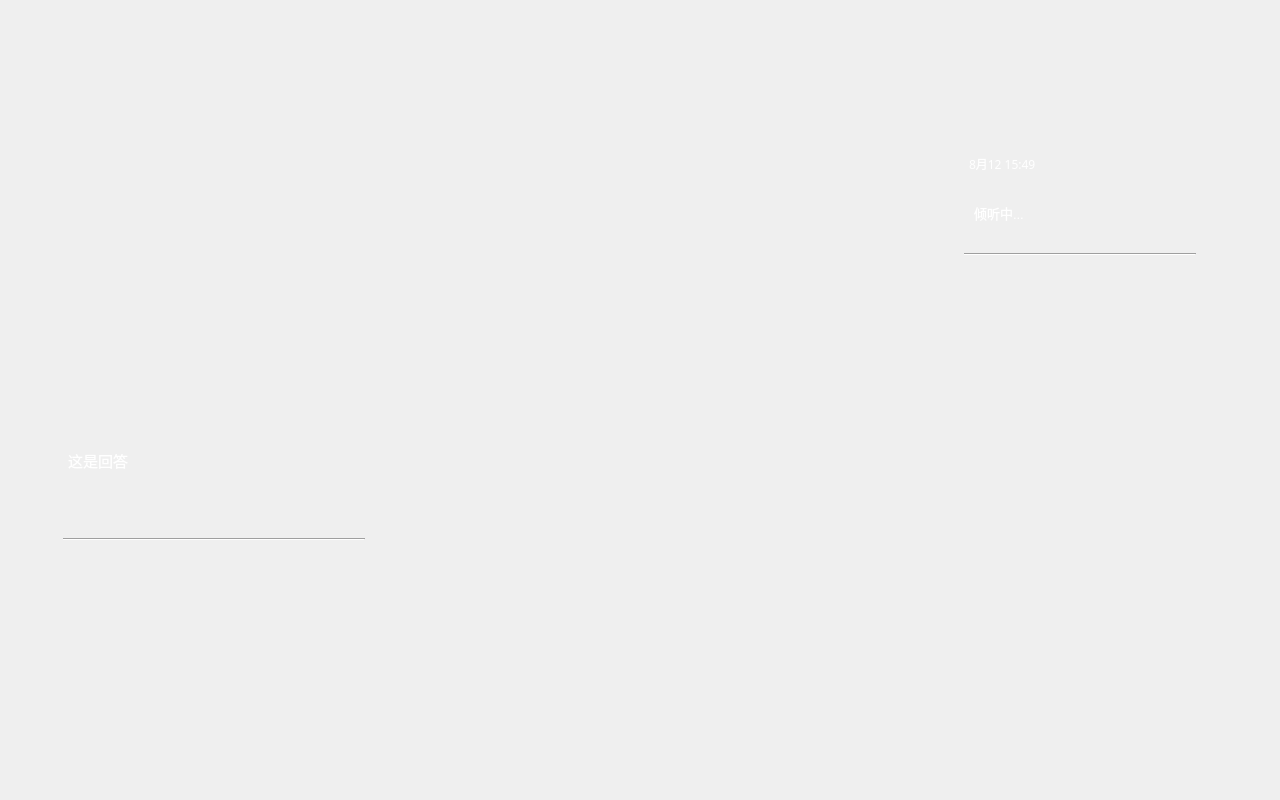
<?xml version="1.0" encoding="UTF-8"?>
<ui version="4.0">
 <class>MainWindow</class>
 <widget class="QMainWindow" name="MainWindow">
  <property name="geometry">
   <rect>
    <x>0</x>
    <y>0</y>
    <width>1280</width>
    <height>800</height>
   </rect>
  </property>
  <property name="sizePolicy">
   <sizepolicy hsizetype="Fixed" vsizetype="Fixed">
    <horstretch>0</horstretch>
    <verstretch>0</verstretch>
   </sizepolicy>
  </property>
  <property name="minimumSize">
   <size>
    <width>1280</width>
    <height>800</height>
   </size>
  </property>
  <property name="maximumSize">
   <size>
    <width>1280</width>
    <height>800</height>
   </size>
  </property>
  <property name="windowTitle">
   <string>MainWindow</string>
  </property>
  <widget class="QWidget" name="centralwidget">
   <property name="sizePolicy">
    <sizepolicy hsizetype="Fixed" vsizetype="Fixed">
     <horstretch>0</horstretch>
     <verstretch>0</verstretch>
    </sizepolicy>
   </property>
   <property name="minimumSize">
    <size>
     <width>1280</width>
     <height>800</height>
    </size>
   </property>
   <property name="maximumSize">
    <size>
     <width>1280</width>
     <height>800</height>
    </size>
   </property>
   <property name="statusTip">
    <string/>
   </property>
   <property name="autoFillBackground">
    <bool>true</bool>
   </property>
   <widget class="QLabel" name="background">
    <property name="geometry">
     <rect>
      <x>0</x>
      <y>0</y>
      <width>1280</width>
      <height>800</height>
     </rect>
    </property>
    <property name="sizePolicy">
     <sizepolicy hsizetype="Fixed" vsizetype="Fixed">
      <horstretch>0</horstretch>
      <verstretch>0</verstretch>
     </sizepolicy>
    </property>
    <property name="minimumSize">
     <size>
      <width>1280</width>
      <height>800</height>
     </size>
    </property>
    <property name="maximumSize">
     <size>
      <width>1280</width>
      <height>800</height>
     </size>
    </property>
    <property name="autoFillBackground">
     <bool>true</bool>
    </property>
    <property name="text">
     <string/>
    </property>
    <property name="pixmap">
     <pixmap resource="source.qrc">:/background/background.png</pixmap>
    </property>
    <property name="scaledContents">
     <bool>true</bool>
    </property>
   </widget>
   <widget class="QWidget" name="layoutWidget">
    <property name="geometry">
     <rect>
      <x>0</x>
      <y>0</y>
      <width>1307</width>
      <height>926</height>
     </rect>
    </property>
    <layout class="QHBoxLayout" name="hlayout">
     <property name="spacing">
      <number>0</number>
     </property>
     <property name="sizeConstraint">
      <enum>QLayout::SetDefaultConstraint</enum>
     </property>
     <item>
      <layout class="QVBoxLayout" name="left_layout">
       <item>
        <widget class="QPushButton" name="btn_quit">
         <property name="sizePolicy">
          <sizepolicy hsizetype="Fixed" vsizetype="Fixed">
           <horstretch>0</horstretch>
           <verstretch>0</verstretch>
          </sizepolicy>
         </property>
         <property name="minimumSize">
          <size>
           <width>40</width>
           <height>40</height>
          </size>
         </property>
         <property name="maximumSize">
          <size>
           <width>40</width>
           <height>40</height>
          </size>
         </property>
         <property name="text">
          <string/>
         </property>
         <property name="flat">
          <bool>true</bool>
         </property>
        </widget>
       </item>
       <item>
        <spacer name="horizontalSpacer">
         <property name="orientation">
          <enum>Qt::Horizontal</enum>
         </property>
         <property name="sizeType">
          <enum>QSizePolicy::Fixed</enum>
         </property>
         <property name="sizeHint" stdset="0">
          <size>
           <width>426</width>
           <height>20</height>
          </size>
         </property>
        </spacer>
       </item>
       <item>
        <spacer name="verticalSpacer_4">
         <property name="orientation">
          <enum>Qt::Vertical</enum>
         </property>
         <property name="sizeType">
          <enum>QSizePolicy::Preferred</enum>
         </property>
         <property name="sizeHint" stdset="0">
          <size>
           <width>20</width>
           <height>40</height>
          </size>
         </property>
        </spacer>
       </item>
       <item alignment="Qt::AlignHCenter">
        <widget class="QWidget" name="answer_box" native="true">
         <property name="sizePolicy">
          <sizepolicy hsizetype="Fixed" vsizetype="Fixed">
           <horstretch>0</horstretch>
           <verstretch>0</verstretch>
          </sizepolicy>
         </property>
         <property name="minimumSize">
          <size>
           <width>400</width>
           <height>300</height>
          </size>
         </property>
         <property name="maximumSize">
          <size>
           <width>400</width>
           <height>300</height>
          </size>
         </property>
         <widget class="QLabel" name="answer_background">
          <property name="geometry">
           <rect>
            <x>0</x>
            <y>0</y>
            <width>400</width>
            <height>300</height>
           </rect>
          </property>
          <property name="sizePolicy">
           <sizepolicy hsizetype="Fixed" vsizetype="Fixed">
            <horstretch>0</horstretch>
            <verstretch>0</verstretch>
           </sizepolicy>
          </property>
          <property name="minimumSize">
           <size>
            <width>400</width>
            <height>300</height>
           </size>
          </property>
          <property name="maximumSize">
           <size>
            <width>400</width>
            <height>300</height>
           </size>
          </property>
          <property name="text">
           <string/>
          </property>
          <property name="pixmap">
           <pixmap resource="source.qrc">:/background/box_background2.png</pixmap>
          </property>
          <property name="scaledContents">
           <bool>true</bool>
          </property>
         </widget>
         <widget class="QWidget" name="layoutWidget">
          <property name="geometry">
           <rect>
            <x>50</x>
            <y>50</y>
            <width>302</width>
            <height>207</height>
           </rect>
          </property>
          <layout class="QVBoxLayout" name="verticalLayout">
           <property name="spacing">
            <number>0</number>
           </property>
           <property name="sizeConstraint">
            <enum>QLayout::SetNoConstraint</enum>
           </property>
           <item>
            <widget class="QLabel" name="answer_text">
             <property name="sizePolicy">
              <sizepolicy hsizetype="Fixed" vsizetype="Fixed">
               <horstretch>0</horstretch>
               <verstretch>0</verstretch>
              </sizepolicy>
             </property>
             <property name="minimumSize">
              <size>
               <width>300</width>
               <height>20</height>
              </size>
             </property>
             <property name="maximumSize">
              <size>
               <width>300</width>
               <height>50</height>
              </size>
             </property>
             <property name="palette">
              <palette>
               <active>
                <colorrole role="WindowText">
                 <brush brushstyle="SolidPattern">
                  <color alpha="255">
                   <red>255</red>
                   <green>255</green>
                   <blue>255</blue>
                  </color>
                 </brush>
                </colorrole>
               </active>
               <inactive>
                <colorrole role="WindowText">
                 <brush brushstyle="SolidPattern">
                  <color alpha="255">
                   <red>255</red>
                   <green>255</green>
                   <blue>255</blue>
                  </color>
                 </brush>
                </colorrole>
               </inactive>
               <disabled>
                <colorrole role="WindowText">
                 <brush brushstyle="SolidPattern">
                  <color alpha="255">
                   <red>120</red>
                   <green>120</green>
                   <blue>120</blue>
                  </color>
                 </brush>
                </colorrole>
               </disabled>
              </palette>
             </property>
             <property name="font">
              <font>
               <family>Microsoft YaHei UI</family>
               <pointsize>11</pointsize>
              </font>
             </property>
             <property name="text">
              <string>这是回答</string>
             </property>
             <property name="alignment">
              <set>Qt::AlignLeading|Qt::AlignLeft|Qt::AlignTop</set>
             </property>
             <property name="wordWrap">
              <bool>true</bool>
             </property>
             <property name="indent">
              <number>5</number>
             </property>
            </widget>
           </item>
           <item>
            <widget class="Line" name="line_9">
             <property name="orientation">
              <enum>Qt::Horizontal</enum>
             </property>
            </widget>
           </item>
           <item>
            <layout class="QGridLayout" name="grid_schedule">
             <property name="leftMargin">
              <number>10</number>
             </property>
             <property name="topMargin">
              <number>10</number>
             </property>
             <property name="rightMargin">
              <number>10</number>
             </property>
             <property name="bottomMargin">
              <number>10</number>
             </property>
             <property name="spacing">
              <number>10</number>
             </property>
            </layout>
           </item>
          </layout>
         </widget>
        </widget>
       </item>
       <item>
        <spacer name="verticalSpacer_5">
         <property name="orientation">
          <enum>Qt::Vertical</enum>
         </property>
         <property name="sizeType">
          <enum>QSizePolicy::Fixed</enum>
         </property>
         <property name="sizeHint" stdset="0">
          <size>
           <width>20</width>
           <height>150</height>
          </size>
         </property>
        </spacer>
       </item>
      </layout>
     </item>
     <item>
      <layout class="QVBoxLayout" name="mid_layout">
       <item>
        <spacer name="mid_Spacer">
         <property name="orientation">
          <enum>Qt::Horizontal</enum>
         </property>
         <property name="sizeType">
          <enum>QSizePolicy::Fixed</enum>
         </property>
         <property name="sizeHint" stdset="0">
          <size>
           <width>426</width>
           <height>20</height>
          </size>
         </property>
        </spacer>
       </item>
       <item>
        <spacer name="verticalSpacer">
         <property name="orientation">
          <enum>Qt::Vertical</enum>
         </property>
         <property name="sizeType">
          <enum>QSizePolicy::Fixed</enum>
         </property>
         <property name="sizeHint" stdset="0">
          <size>
           <width>20</width>
           <height>500</height>
          </size>
         </property>
        </spacer>
       </item>
       <item>
        <layout class="QHBoxLayout" name="min_hlayout_btn">
         <item>
          <spacer name="hSpacer1">
           <property name="orientation">
            <enum>Qt::Horizontal</enum>
           </property>
           <property name="sizeType">
            <enum>QSizePolicy::Fixed</enum>
           </property>
           <property name="sizeHint" stdset="0">
            <size>
             <width>40</width>
             <height>20</height>
            </size>
           </property>
          </spacer>
         </item>
         <item>
          <widget class="QPushButton" name="btn_record">
           <property name="sizePolicy">
            <sizepolicy hsizetype="Fixed" vsizetype="Fixed">
             <horstretch>0</horstretch>
             <verstretch>0</verstretch>
            </sizepolicy>
           </property>
           <property name="minimumSize">
            <size>
             <width>80</width>
             <height>80</height>
            </size>
           </property>
           <property name="maximumSize">
            <size>
             <width>80</width>
             <height>80</height>
            </size>
           </property>
           <property name="font">
            <font>
             <family>Microsoft YaHei UI</family>
            </font>
           </property>
           <property name="autoFillBackground">
            <bool>false</bool>
           </property>
           <property name="text">
            <string/>
           </property>
           <property name="icon">
            <iconset resource="source.qrc">
             <normaloff>:/button/btn_record.png</normaloff>:/button/btn_record.png</iconset>
           </property>
           <property name="iconSize">
            <size>
             <width>60</width>
             <height>60</height>
            </size>
           </property>
           <property name="flat">
            <bool>true</bool>
           </property>
          </widget>
         </item>
         <item>
          <spacer name="hSpacer2">
           <property name="orientation">
            <enum>Qt::Horizontal</enum>
           </property>
           <property name="sizeType">
            <enum>QSizePolicy::Fixed</enum>
           </property>
           <property name="sizeHint" stdset="0">
            <size>
             <width>40</width>
             <height>20</height>
            </size>
           </property>
          </spacer>
         </item>
        </layout>
       </item>
      </layout>
     </item>
     <item>
      <layout class="QVBoxLayout" name="right_vlayout">
       <property name="spacing">
        <number>20</number>
       </property>
       <property name="sizeConstraint">
        <enum>QLayout::SetFixedSize</enum>
       </property>
       <property name="leftMargin">
        <number>20</number>
       </property>
       <property name="topMargin">
        <number>20</number>
       </property>
       <property name="rightMargin">
        <number>20</number>
       </property>
       <property name="bottomMargin">
        <number>20</number>
       </property>
       <item>
        <spacer name="horizontalSpacer_2">
         <property name="orientation">
          <enum>Qt::Horizontal</enum>
         </property>
         <property name="sizeHint" stdset="0">
          <size>
           <width>426</width>
           <height>20</height>
          </size>
         </property>
        </spacer>
       </item>
       <item>
        <spacer name="verticalSpacer_3">
         <property name="orientation">
          <enum>Qt::Vertical</enum>
         </property>
         <property name="sizeType">
          <enum>QSizePolicy::Fixed</enum>
         </property>
         <property name="sizeHint" stdset="0">
          <size>
           <width>20</width>
           <height>80</height>
          </size>
         </property>
        </spacer>
       </item>
       <item alignment="Qt::AlignHCenter">
        <widget class="QWidget" name="ask_box" native="true">
         <property name="enabled">
          <bool>true</bool>
         </property>
         <property name="sizePolicy">
          <sizepolicy hsizetype="Fixed" vsizetype="Fixed">
           <horstretch>0</horstretch>
           <verstretch>0</verstretch>
          </sizepolicy>
         </property>
         <property name="minimumSize">
          <size>
           <width>300</width>
           <height>200</height>
          </size>
         </property>
         <property name="maximumSize">
          <size>
           <width>300</width>
           <height>200</height>
          </size>
         </property>
         <property name="font">
          <font>
           <kerning>true</kerning>
          </font>
         </property>
         <property name="layoutDirection">
          <enum>Qt::LeftToRight</enum>
         </property>
         <property name="autoFillBackground">
          <bool>false</bool>
         </property>
         <widget class="QLabel" name="label_background">
          <property name="geometry">
           <rect>
            <x>0</x>
            <y>0</y>
            <width>300</width>
            <height>200</height>
           </rect>
          </property>
          <property name="sizePolicy">
           <sizepolicy hsizetype="Fixed" vsizetype="Fixed">
            <horstretch>0</horstretch>
            <verstretch>0</verstretch>
           </sizepolicy>
          </property>
          <property name="minimumSize">
           <size>
            <width>300</width>
            <height>200</height>
           </size>
          </property>
          <property name="maximumSize">
           <size>
            <width>300</width>
            <height>200</height>
           </size>
          </property>
          <property name="autoFillBackground">
           <bool>false</bool>
          </property>
          <property name="text">
           <string/>
          </property>
          <property name="pixmap">
           <pixmap resource="source.qrc">:/background/box_background.png</pixmap>
          </property>
          <property name="scaledContents">
           <bool>true</bool>
          </property>
          <property name="alignment">
           <set>Qt::AlignCenter</set>
          </property>
          <property name="indent">
           <number>-1</number>
          </property>
         </widget>
         <widget class="QWidget" name="layoutWidget_2">
          <property name="geometry">
           <rect>
            <x>30</x>
            <y>30</y>
            <width>242</width>
            <height>151</height>
           </rect>
          </property>
          <layout class="QVBoxLayout" name="verticalLayout_2">
           <property name="spacing">
            <number>10</number>
           </property>
           <property name="sizeConstraint">
            <enum>QLayout::SetNoConstraint</enum>
           </property>
           <property name="leftMargin">
            <number>5</number>
           </property>
           <property name="topMargin">
            <number>5</number>
           </property>
           <property name="rightMargin">
            <number>5</number>
           </property>
           <property name="bottomMargin">
            <number>0</number>
           </property>
           <item>
            <widget class="QLabel" name="ask_time">
             <property name="sizePolicy">
              <sizepolicy hsizetype="Preferred" vsizetype="Fixed">
               <horstretch>0</horstretch>
               <verstretch>0</verstretch>
              </sizepolicy>
             </property>
             <property name="palette">
              <palette>
               <active>
                <colorrole role="WindowText">
                 <brush brushstyle="SolidPattern">
                  <color alpha="255">
                   <red>255</red>
                   <green>255</green>
                   <blue>255</blue>
                  </color>
                 </brush>
                </colorrole>
               </active>
               <inactive>
                <colorrole role="WindowText">
                 <brush brushstyle="SolidPattern">
                  <color alpha="255">
                   <red>255</red>
                   <green>255</green>
                   <blue>255</blue>
                  </color>
                 </brush>
                </colorrole>
               </inactive>
               <disabled>
                <colorrole role="WindowText">
                 <brush brushstyle="SolidPattern">
                  <color alpha="255">
                   <red>120</red>
                   <green>120</green>
                   <blue>120</blue>
                  </color>
                 </brush>
                </colorrole>
               </disabled>
              </palette>
             </property>
             <property name="font">
              <font>
               <family>Microsoft YaHei UI Light</family>
               <pointsize>9</pointsize>
              </font>
             </property>
             <property name="text">
              <string>8月12 15:49</string>
             </property>
             <property name="indent">
              <number>5</number>
             </property>
            </widget>
           </item>
           <item>
            <widget class="QLabel" name="ask_text">
             <property name="sizePolicy">
              <sizepolicy hsizetype="MinimumExpanding" vsizetype="Preferred">
               <horstretch>0</horstretch>
               <verstretch>0</verstretch>
              </sizepolicy>
             </property>
             <property name="palette">
              <palette>
               <active>
                <colorrole role="WindowText">
                 <brush brushstyle="SolidPattern">
                  <color alpha="255">
                   <red>255</red>
                   <green>255</green>
                   <blue>255</blue>
                  </color>
                 </brush>
                </colorrole>
                <colorrole role="Text">
                 <brush brushstyle="SolidPattern">
                  <color alpha="255">
                   <red>255</red>
                   <green>255</green>
                   <blue>255</blue>
                  </color>
                 </brush>
                </colorrole>
               </active>
               <inactive>
                <colorrole role="WindowText">
                 <brush brushstyle="SolidPattern">
                  <color alpha="255">
                   <red>255</red>
                   <green>255</green>
                   <blue>255</blue>
                  </color>
                 </brush>
                </colorrole>
                <colorrole role="Text">
                 <brush brushstyle="SolidPattern">
                  <color alpha="255">
                   <red>255</red>
                   <green>255</green>
                   <blue>255</blue>
                  </color>
                 </brush>
                </colorrole>
               </inactive>
               <disabled>
                <colorrole role="WindowText">
                 <brush brushstyle="SolidPattern">
                  <color alpha="255">
                   <red>120</red>
                   <green>120</green>
                   <blue>120</blue>
                  </color>
                 </brush>
                </colorrole>
                <colorrole role="Text">
                 <brush brushstyle="SolidPattern">
                  <color alpha="255">
                   <red>120</red>
                   <green>120</green>
                   <blue>120</blue>
                  </color>
                 </brush>
                </colorrole>
               </disabled>
              </palette>
             </property>
             <property name="font">
              <font>
               <family>Microsoft YaHei UI</family>
               <pointsize>10</pointsize>
              </font>
             </property>
             <property name="text">
              <string>倾听中...</string>
             </property>
             <property name="wordWrap">
              <bool>true</bool>
             </property>
             <property name="indent">
              <number>10</number>
             </property>
            </widget>
           </item>
           <item>
            <widget class="Line" name="line">
             <property name="orientation">
              <enum>Qt::Horizontal</enum>
             </property>
            </widget>
           </item>
           <item>
            <layout class="QHBoxLayout" name="horizontalLayout_2">
             <property name="spacing">
              <number>0</number>
             </property>
             <property name="sizeConstraint">
              <enum>QLayout::SetNoConstraint</enum>
             </property>
             <item>
              <widget class="QPushButton" name="btn_delete">
               <property name="sizePolicy">
                <sizepolicy hsizetype="Fixed" vsizetype="Fixed">
                 <horstretch>0</horstretch>
                 <verstretch>0</verstretch>
                </sizepolicy>
               </property>
               <property name="minimumSize">
                <size>
                 <width>120</width>
                 <height>35</height>
                </size>
               </property>
               <property name="maximumSize">
                <size>
                 <width>120</width>
                 <height>30</height>
                </size>
               </property>
               <property name="text">
                <string/>
               </property>
               <property name="icon">
                <iconset resource="source.qrc">
                 <normaloff>:/button/btn_del.png</normaloff>:/button/btn_del.png</iconset>
               </property>
               <property name="iconSize">
                <size>
                 <width>30</width>
                 <height>21</height>
                </size>
               </property>
               <property name="flat">
                <bool>true</bool>
               </property>
              </widget>
             </item>
             <item>
              <widget class="QPushButton" name="btn_edit">
               <property name="sizePolicy">
                <sizepolicy hsizetype="Fixed" vsizetype="Fixed">
                 <horstretch>0</horstretch>
                 <verstretch>0</verstretch>
                </sizepolicy>
               </property>
               <property name="minimumSize">
                <size>
                 <width>110</width>
                 <height>35</height>
                </size>
               </property>
               <property name="maximumSize">
                <size>
                 <width>110</width>
                 <height>30</height>
                </size>
               </property>
               <property name="text">
                <string/>
               </property>
               <property name="icon">
                <iconset resource="source.qrc">
                 <normaloff>:/button/btn_edit.png</normaloff>:/button/btn_edit.png</iconset>
               </property>
               <property name="iconSize">
                <size>
                 <width>30</width>
                 <height>20</height>
                </size>
               </property>
               <property name="flat">
                <bool>true</bool>
               </property>
              </widget>
             </item>
            </layout>
           </item>
          </layout>
         </widget>
        </widget>
       </item>
       <item>
        <spacer name="verticalSpacer_2">
         <property name="orientation">
          <enum>Qt::Vertical</enum>
         </property>
         <property name="sizeType">
          <enum>QSizePolicy::Expanding</enum>
         </property>
         <property name="sizeHint" stdset="0">
          <size>
           <width>20</width>
           <height>100</height>
          </size>
         </property>
        </spacer>
       </item>
      </layout>
     </item>
    </layout>
   </widget>
  </widget>
 </widget>
 <resources>
  <include location="source.qrc"/>
 </resources>
 <connections>
  <connection>
   <sender>btn_quit</sender>
   <signal>clicked()</signal>
   <receiver>MainWindow</receiver>
   <slot>close()</slot>
   <hints>
    <hint type="sourcelabel">
     <x>51</x>
     <y>21</y>
    </hint>
    <hint type="destinationlabel">
     <x>639</x>
     <y>399</y>
    </hint>
   </hints>
  </connection>
  <connection>
   <sender>btn_delete</sender>
   <signal>clicked()</signal>
   <receiver>ask_box</receiver>
   <slot>hide()</slot>
   <hints>
    <hint type="sourcelabel">
     <x>1026</x>
     <y>319</y>
    </hint>
    <hint type="destinationlabel">
     <x>1080</x>
     <y>260</y>
    </hint>
   </hints>
  </connection>
  <connection>
   <sender>btn_delete</sender>
   <signal>clicked()</signal>
   <receiver>answer_box</receiver>
   <slot>hide()</slot>
   <hints>
    <hint type="sourcelabel">
     <x>1026</x>
     <y>319</y>
    </hint>
    <hint type="destinationlabel">
     <x>214</x>
     <y>617</y>
    </hint>
   </hints>
  </connection>
 </connections>
</ui>
